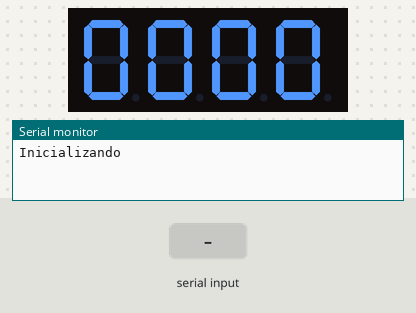
Bench run of a sketch on a simulated Arduino Mega 2560, built with avr-gcc and run on an emulated ATmega2560. On the bench: 4-digit seven-segment display, the last lines printed to the serial monitor. Wiring (inferred from the names in the program): 4-digit 7-segment display, segments lit when LOW: segments pin 22, pin 23, pin 24, pin 25, pin 26, pin 27, pin 28; digit selects pin 29, pin 30, pin 31, pin 32. The test bench sets the inputs (shaded band). The segment pins are drawn as the display they are named for.

Above: at 1.2 s.
1.3 s: "90,45,200\n" received over Serial
At 2.3 s:
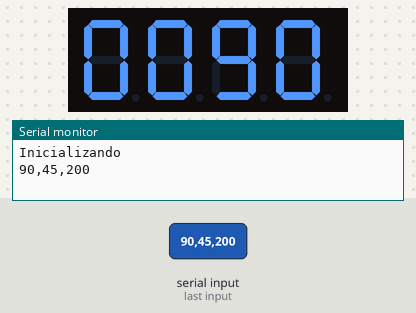
2.8 s: "30,150\n" received over Serial
4.3 s: "1\n" received over Serial
At 5.8 s:
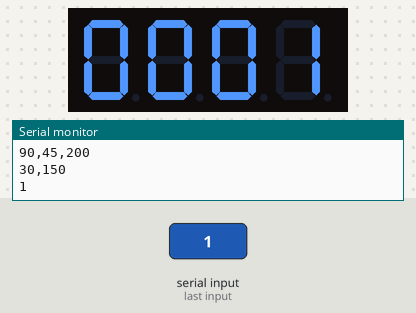
Timing chart, 0 to 7.3 s (numbered marks = the images above; inputs shaded):
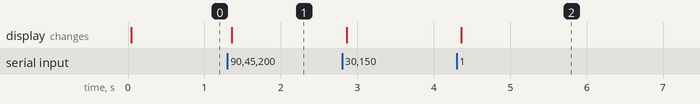

Measured:
- after the input at 1.3 s, the display: changes after 0.06 s (image 1)
- after the input at 4.3 s, the display: changes after 0.06 s (image 2)

The sketch:

arduino.ino
```cpp
#include "segments.h"

String inputString = "";         // a String to hold incoming data
bool stringComplete = false;  // whether the string is complete
int number  ;
void setup() {
  // put your setup code here, to run once:
  Serial.begin(115200);
  Serial.println("Inicializando");
  initSegments();
  inputString.reserve(5);
}

void loop() {
  if (stringComplete) {
    Serial.println(inputString);
    // clear the string:
    //inputString.toCharArray(numberArray, 5);
    //Serial.println(numberArray);
    number = inputString.toInt();
    inputString = "";

    stringComplete = false;
  }
  toIntArray(number);
}

void serialEvent() {
  while (Serial.available()) {
    // get the new byte:
    char inChar = (char)Serial.read();
    // add it to the inputString:
    inputString += inChar;

    // if the incoming character is a newline, set a flag so the main loop can
    // do something about it:
    if (inChar == '\n') {
      stringComplete = true;
    }
  }
}
```

segments.h
```cpp
#ifndef segments_h
#define segments_h
#define displayOn HIGH
#define displayOFF LOW
#define anodo
#ifdef anodo
#define segmentOn LOW
#define segmentOFF HIGH
#endif
#ifdef catodo
#define segmentOn HIGH
#define segmentOFF LOW
#endif
uint8_t segments[] = {22, 23, 24, 25, 26, 27, 28};
uint8_t numbers[] = {29, 30, 31, 32};

void initSegments() {
  for (int i = 22; i < 33; i ++) {
    pinMode(i, OUTPUT);
  }
}

void showNumbers(uint16_t number, uint8_t numberPosition) {
  //Serial.println(number);
  //Serial.println(numberPosition);
  switch (numberPosition) {
    case 0:
      digitalWrite(numbers[0], displayOn);
      digitalWrite(numbers[1], displayOFF);
      digitalWrite(numbers[2], displayOFF);
      digitalWrite(numbers[3], displayOFF);
      break;
    case 1:
      digitalWrite(numbers[0], displayOFF);
      digitalWrite(numbers[1], displayOn);
      digitalWrite(numbers[2], displayOFF);
      digitalWrite(numbers[3], displayOFF);
      break;
    case 2:
      digitalWrite(numbers[0], displayOFF);
      digitalWrite(numbers[1], displayOFF);
      digitalWrite(numbers[2], displayOn);
      digitalWrite(numbers[3], displayOFF);
      break;
    case 3:
      digitalWrite(numbers[0], displayOFF);
      digitalWrite(numbers[1], displayOFF);
      digitalWrite(numbers[2], displayOFF);
      digitalWrite(numbers[3], displayOn);
      break;
  }

  switch (number) {
    case 0:
      digitalWrite(segments[0], segmentOn);
      digitalWrite(segments[1], segmentOn);
      digitalWrite(segments[2], segmentOn);
      digitalWrite(segments[3], segmentOn);
      digitalWrite(segments[4], segmentOn);
      digitalWrite(segments[5], segmentOn);
      digitalWrite(segments[6], segmentOFF);
      break;
    case 1:

      digitalWrite(segments[0], segmentOFF);
      digitalWrite(segments[1], segmentOn);
      digitalWrite(segments[2], segmentOn);
      digitalWrite(segments[3], segmentOFF);
      digitalWrite(segments[4], segmentOFF);
      digitalWrite(segments[5], segmentOFF);
      digitalWrite(segments[6], segmentOFF);
      break;
    case 2:

      digitalWrite(segments[0], segmentOn);
      digitalWrite(segments[1], segmentOn);
      digitalWrite(segments[2], segmentOFF);
      digitalWrite(segments[3], segmentOn);
      digitalWrite(segments[4], segmentOn);
      digitalWrite(segments[5], segmentOFF);
      digitalWrite(segments[6], segmentOn);
      break;
    case 3:

      digitalWrite(segments[0], segmentOn);
      digitalWrite(segments[1], segmentOn);
      digitalWrite(segments[2], segmentOn);
      digitalWrite(segments[3], segmentOn);
      digitalWrite(segments[4], segmentOFF);
      digitalWrite(segments[5], segmentOFF);
      digitalWrite(segments[6], segmentOn);
      break;
    case 4:

      digitalWrite(segments[0], segmentOFF);
      digitalWrite(segments[1], segmentOn);
      digitalWrite(segments[2], segmentOn);
      digitalWrite(segments[3], segmentOFF);
      digitalWrite(segments[4], segmentOFF);
      digitalWrite(segments[5], segmentOn);
      digitalWrite(segments[6], segmentOn);
      break;
    case 5:

      digitalWrite(segments[0], segmentOn);
      digitalWrite(segments[1], segmentOFF);
      digitalWrite(segments[2], segmentOn);
      digitalWrite(segments[3], segmentOn);
      digitalWrite(segments[4], segmentOFF);
      digitalWrite(segments[5], segmentOn);
      digitalWrite(segments[6], segmentOn);
      break;
    case 6:
      digitalWrite(segments[0], segmentOn);
      digitalWrite(segments[1], segmentOFF);
      digitalWrite(segments[2], segmentOn);
      digitalWrite(segments[3], segmentOn);
      digitalWrite(segments[4], segmentOn);
      digitalWrite(segments[5], segmentOn);
      digitalWrite(segments[6], segmentOn);
      break;
    case 7:

      digitalWrite(segments[0], segmentOn);
      digitalWrite(segments[1], segmentOn);
      digitalWrite(segments[2], segmentOn);
      digitalWrite(segments[3], segmentOFF);
      digitalWrite(segments[4], segmentOFF);
      digitalWrite(segments[5], segmentOFF);
      digitalWrite(segments[6], segmentOFF);
      break;
    case 8:

      digitalWrite(segments[0], segmentOn);
      digitalWrite(segments[1], segmentOn);
      digitalWrite(segments[2], segmentOn);
      digitalWrite(segments[3], segmentOn);
      digitalWrite(segments[4], segmentOn);
      digitalWrite(segments[5], segmentOn);
      digitalWrite(segments[6], segmentOn);
      break;
    case 9:

      digitalWrite(segments[0], segmentOn);
      digitalWrite(segments[1], segmentOn);
      digitalWrite(segments[2], segmentOn);
      digitalWrite(segments[3], segmentOn);
      digitalWrite(segments[4], segmentOFF);
      digitalWrite(segments[5], segmentOn);
      digitalWrite(segments[6], segmentOn);
      break;
  }

}

void toIntArray(int numberIn) {
  int numberArray[4];
  for (int i = 3; i >= 0; i--) {
    numberArray[i] = numberIn % 10;
    numberIn /= 10;
  }
  for (int i = 0; i < 4; i++) {
    showNumbers(numberArray[i], i);
    delay(1);
  }
}
#endif
```
